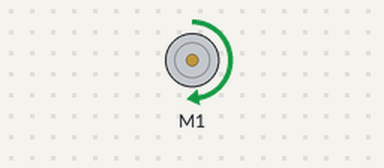
The program below on a simulated Raspberry Pi (BCM pin numbers). Shown: DC motor (green arrow = forward, orange = backward, longer = faster).

Above: at 2.5 s.
At 7.5 s:
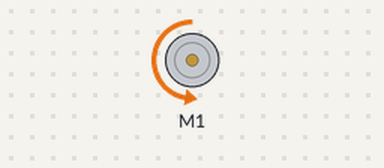
Timing chart, 0 to 13.0 s (numbered marks = the images above):
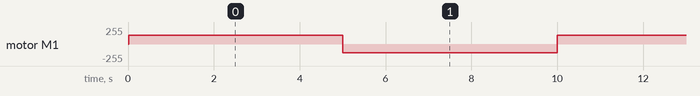

The program:

ejercicio-12.py
```python
from gpiozero import Motor
from time import sleep

motor = Motor(forward=20, backward=21, enable=16, pwm=True)

while True:
    speed = 0.5
    motor.forward(speed)
    sleep(5)
    motor.backward(speed)
    sleep(5)
```

Measured:
- by itself, motor M1: alternates forward 128/255 for 5.0 s and backward 128/255 for 5.0 s
